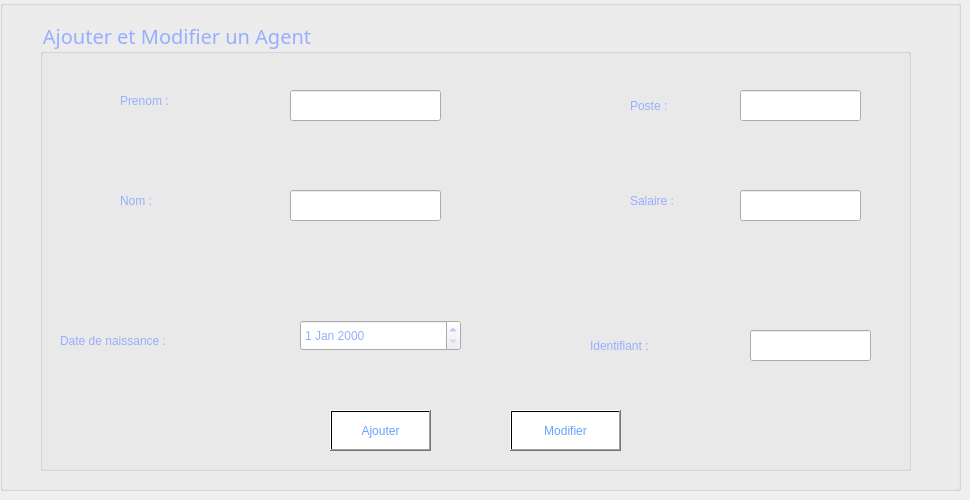
        <widget class="QWidget" name="tab_17">
         <attribute name="title">
          <string>Ajouter/Modifier</string>
         </attribute>
         <widget class="QGroupBox" name="groupBox_4">
          <property name="geometry">
           <rect>
            <x>0</x>
            <y>0</y>
            <width>961</width>
            <height>491</height>
           </rect>
          </property>
          <property name="styleSheet">
           <string notr="true">color:rgb(255, 255, 255);</string>
          </property>
          <property name="title">
           <string/>
          </property>
          <widget class="QLabel" name="label_110">
           <property name="geometry">
            <rect>
             <x>0</x>
             <y>0</y>
             <width>961</width>
             <height>501</height>
            </rect>
           </property>
           <property name="styleSheet">
            <string notr="true">background-image: url(:/24.jpg);</string>
           </property>
           <property name="text">
            <string/>
           </property>
          </widget>
          <widget class="QGroupBox" name="groupBox_18">
           <property name="geometry">
            <rect>
             <x>40</x>
             <y>20</y>
             <width>871</width>
             <height>451</height>
            </rect>
           </property>
           <property name="font">
            <font>
             <family>Rockwell</family>
             <pointsize>15</pointsize>
             <weight>50</weight>
             <italic>false</italic>
             <bold>false</bold>
            </font>
           </property>
           <property name="layoutDirection">
            <enum>Qt::LeftToRight</enum>
           </property>
           <property name="styleSheet">
            <string notr="true">color:rgb(152, 174, 255);</string>
           </property>
           <property name="title">
            <string>Ajouter et Modifier un Agent</string>
           </property>
           <widget class="QLabel" name="label_145">
            <property name="geometry">
             <rect>
              <x>508</x>
              <y>398</y>
              <width>1761</width>
              <height>2131</height>
             </rect>
            </property>
            <property name="text">
             <string/>
            </property>
            <property name="pixmap">
             <pixmap>../../smartshop2A18-gestion-employ-scong-s/Documents/temp/macaron.jpg</pixmap>
            </property>
           </widget>
           <widget class="QLabel" name="label_95">
            <property name="geometry">
             <rect>
              <x>80</x>
              <y>60</y>
              <width>111</width>
              <height>41</height>
             </rect>
            </property>
            <property name="text">
             <string>Prenom :  </string>
            </property>
           </widget>
           <widget class="QLineEdit" name="lineEdit_prenom">
            <property name="geometry">
             <rect>
              <x>250</x>
              <y>70</y>
              <width>151</width>
              <height>31</height>
             </rect>
            </property>
            <property name="maxLength">
             <number>8</number>
            </property>
           </widget>
           <widget class="QLabel" name="label_98">
            <property name="geometry">
             <rect>
              <x>590</x>
              <y>70</y>
              <width>81</width>
              <height>31</height>
             </rect>
            </property>
            <property name="text">
             <string>Poste :</string>
            </property>
           </widget>
           <widget class="QLineEdit" name="lineEdit_poste">
            <property name="geometry">
             <rect>
              <x>700</x>
              <y>70</y>
              <width>121</width>
              <height>31</height>
             </rect>
            </property>
            <property name="maxLength">
             <number>8</number>
            </property>
           </widget>
           <widget class="QLabel" name="label_96">
            <property name="geometry">
             <rect>
              <x>80</x>
              <y>170</y>
              <width>71</width>
              <height>21</height>
             </rect>
            </property>
            <property name="text">
             <string>Nom :</string>
            </property>
           </widget>
           <widget class="QLineEdit" name="lineEdit_nom">
            <property name="geometry">
             <rect>
              <x>250</x>
              <y>170</y>
              <width>151</width>
              <height>31</height>
             </rect>
            </property>
            <property name="maxLength">
             <number>8</number>
            </property>
           </widget>
           <widget class="QLabel" name="label_99">
            <property name="geometry">
             <rect>
              <x>590</x>
              <y>170</y>
              <width>91</width>
              <height>21</height>
             </rect>
            </property>
            <property name="text">
             <string>Salaire : </string>
            </property>
           </widget>
           <widget class="QLineEdit" name="lineEdit_salaire">
            <property name="geometry">
             <rect>
              <x>700</x>
              <y>170</y>
              <width>121</width>
              <height>31</height>
             </rect>
            </property>
            <property name="maxLength">
             <number>8</number>
            </property>
           </widget>
           <widget class="QLabel" name="label_97">
            <property name="geometry">
             <rect>
              <x>20</x>
              <y>300</y>
              <width>221</width>
              <height>41</height>
             </rect>
            </property>
            <property name="text">
             <string>Date de naissance :</string>
            </property>
           </widget>
           <widget class="QDateEdit" name="dateEdit">
            <property name="geometry">
             <rect>
              <x>260</x>
              <y>300</y>
              <width>161</width>
              <height>31</height>
             </rect>
            </property>
           </widget>
           <widget class="QLabel" name="label_100">
            <property name="geometry">
             <rect>
              <x>550</x>
              <y>310</y>
              <width>141</width>
              <height>31</height>
             </rect>
            </property>
            <property name="text">
             <string>Identifiant : </string>
            </property>
           </widget>
           <widget class="QLineEdit" name="lineEdit_id">
            <property name="geometry">
             <rect>
              <x>710</x>
              <y>310</y>
              <width>121</width>
              <height>31</height>
             </rect>
            </property>
            <property name="maxLength">
             <number>8</number>
            </property>
           </widget>
           <widget class="QPushButton" name="pushButton_valider">
            <property name="geometry">
             <rect>
              <x>290</x>
              <y>390</y>
              <width>101</width>
              <height>41</height>
             </rect>
            </property>
            <property name="styleSheet">
             <string notr="true">color:rgb(103, 161, 255);
background-color: qlineargradient(spread:pad, x1:1, y1:0, x2:1, y2:0, stop:0.919598 rgba(255, 255, 255), stop:0.98 rgba(0, 0, 0, 255), stop:1 rgba(235, 148, 61, 255));

</string>
            </property>
            <property name="text">
             <string>Ajouter</string>
            </property>
           </widget>
           <widget class="QPushButton" name="pushButton_quitter">
            <property name="geometry">
             <rect>
              <x>470</x>
              <y>390</y>
              <width>111</width>
              <height>41</height>
             </rect>
            </property>
            <property name="styleSheet">
             <string notr="true">color:rgb(103, 161, 255);
background-color: qlineargradient(spread:pad, x1:1, y1:0, x2:1, y2:0, stop:0.919598 rgba(255, 255, 255), stop:0.98 rgba(0, 0, 0, 255), stop:1 rgba(235, 148, 61, 255));

</string>
            </property>
            <property name="text">
             <string>Modifier</string>
            </property>
           </widget>
          </widget>
         </widget>
        </widget>
